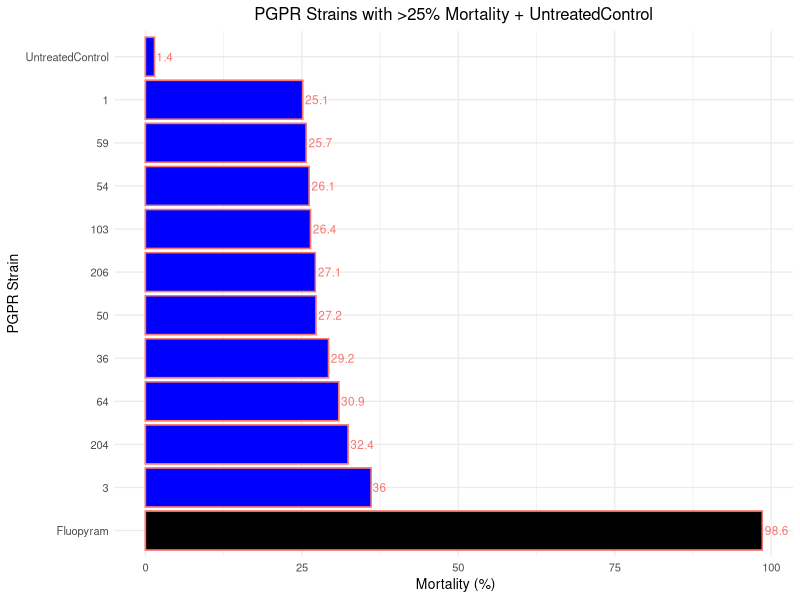

This chart was generated by the following R code:
## ---- chunk 1
library(ggplot2)
library(tidyverse)
library(lme4)
library(emmeans)
library(lmerTest)
library(dplyr)
library(multcompView)
library(multcomp)
library(fs)
## ---- chunk 2
mortality <- read.csv("Mortality.csv")
head(mortality)
## ---- chunk 3
Mortality <- mortality %>% 
   mutate(Mortality_percent = ((initialJ2 - finalJ2) / initialJ2) * 100)
head(Mortality)
## ---- chunk 4
summary_stats <- Mortality %>%
  group_by(Treatment) %>% # Group by treatment and calculate mean, SD, SE
  summarise(n = n(),
    mean_mortality = mean(Mortality_percent),
            sd_mortality = sd(Mortality_percent),
            se = sd_mortality/n )

# # Display as table

knitr::kable(summary_stats)

## ---- chunk 5
# Filter strains with >50% mortality or named 'UntreatedControl'
selected_strains <- summary_stats %>%
  filter(mean_mortality > 25 | Treatment == "UntreatedControl")
selected_strains

## ---- chunk 6
# Barplot of selected treatments, color-coded with red for Untreatedcontrol and green for Fluopyram
ggplot(selected_strains, aes(x = reorder(Treatment, -mean_mortality), y = mean_mortality, color="black")) +
  geom_col(aes(fill = Treatment == "UntreatedControl")) +
   scale_fill_manual(values = c("TRUE" = "red", "FALSE" = "blue")) +
  geom_col(aes(fill = Treatment == "Fluopyram")) +
  scale_fill_manual(values = c("TRUE" = "Black", "FALSE" = "blue")) +
  geom_text(aes(label = round(mean_mortality, 1)), hjust = -0.1, size = 3) +
  coord_flip() +
  ylab(" Mortality (%)") +
  xlab("PGPR Strain") +
  ggtitle("PGPR Strains with >25% Mortality + UntreatedControl") +
   theme_minimal(base_size = 10) +
  theme(plot.title = element_text(hjust = 0.5),
        legend.position = "none")

## ---- chunk 7
# Convert grouping variables to factors
Mortality$Treatment <- as.factor(Mortality$Treatment)
Mortality$Replication <- as.factor(Mortality$Replication)
## ---- chunk 8
# Linear mixed model with rep as random effect
mod <- lmer(Mortality_percent  ~ Treatment + (1|Replication),
             data = Mortality)
# Summary of the model, includes fixed effects and random structure
summary(mod)
 
## ---- chunk 9
# ANOVA model
anova_mod <- aov(Mortality_percent ~ Treatment + Replication, data = Mortality)
summary(anova_mod)

# Calculate estimated marginal means (LSMeans) with Benferroni adjustment
lsm <- emmeans(anova_mod, pairwise ~ Treatment, adjust = "bon")
## ---- chunk 10
Fluopyram <- contrast(lsm, "trt.vs.ctrl", ref = 1, adjust = "bon") # Compare each treatment to a reference (Fluopyram = 1)
Fluopyram 

## ---- chunk 11
untreatedcontrol <- contrast(lsm, "trt.vs.ctrl", ref = 217, adjust = "bon") # Compare each treatment to UntreatedControl (Untreated Control = 217)
untreatedcontrol
